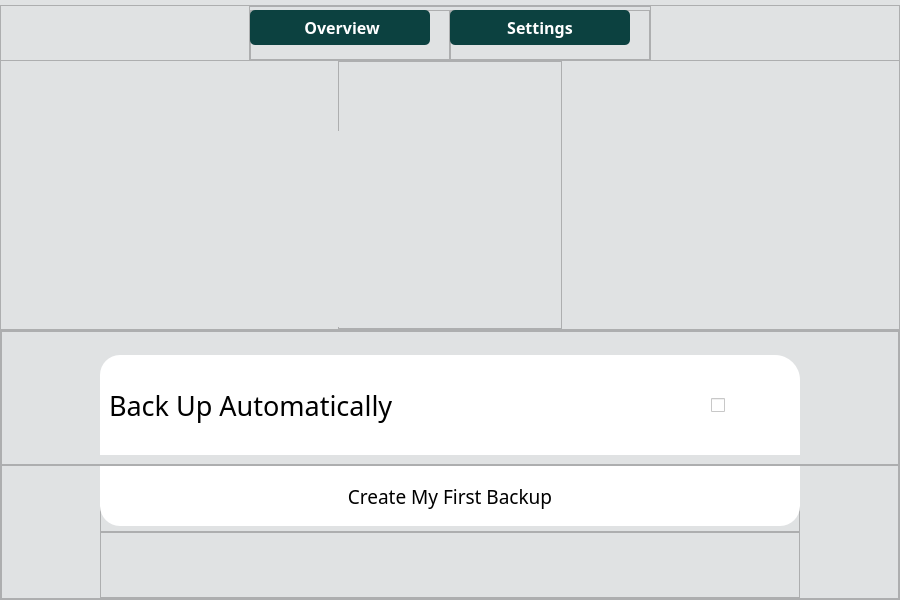
<?xml version="1.0" encoding="UTF-8"?>
<ui version="4.0">
 <class>MainWindow</class>
 <widget class="QMainWindow" name="MainWindow">
  <property name="geometry">
   <rect>
    <x>0</x>
    <y>0</y>
    <width>900</width>
    <height>600</height>
   </rect>
  </property>
  <property name="windowTitle">
   <string>MainWindow</string>
  </property>
  <property name="styleSheet">
   <string notr="true">*{
background-color:#E0E2E3
}</string>
  </property>
  <widget class="QWidget" name="centralwidget">
   <property name="styleSheet">
    <string notr="true"/>
   </property>
   <layout class="QVBoxLayout" name="verticalLayout">
    <property name="spacing">
     <number>0</number>
    </property>
    <property name="leftMargin">
     <number>0</number>
    </property>
    <property name="topMargin">
     <number>0</number>
    </property>
    <property name="rightMargin">
     <number>0</number>
    </property>
    <property name="bottomMargin">
     <number>0</number>
    </property>
    <item>
     <widget class="QFrame" name="header">
      <property name="minimumSize">
       <size>
        <width>0</width>
        <height>60</height>
       </size>
      </property>
      <property name="maximumSize">
       <size>
        <width>16777215</width>
        <height>50</height>
       </size>
      </property>
      <property name="frameShape">
       <enum>QFrame::StyledPanel</enum>
      </property>
      <property name="frameShadow">
       <enum>QFrame::Raised</enum>
      </property>
      <layout class="QHBoxLayout" name="horizontalLayout_2">
       <property name="spacing">
        <number>0</number>
       </property>
       <property name="leftMargin">
        <number>0</number>
       </property>
       <property name="topMargin">
        <number>0</number>
       </property>
       <property name="rightMargin">
        <number>0</number>
       </property>
       <property name="bottomMargin">
        <number>0</number>
       </property>
       <item alignment="Qt::AlignHCenter">
        <widget class="QFrame" name="frame">
         <property name="minimumSize">
          <size>
           <width>311</width>
           <height>0</height>
          </size>
         </property>
         <property name="maximumSize">
          <size>
           <width>16777215</width>
           <height>60</height>
          </size>
         </property>
         <property name="frameShape">
          <enum>QFrame::StyledPanel</enum>
         </property>
         <property name="frameShadow">
          <enum>QFrame::Raised</enum>
         </property>
         <layout class="QHBoxLayout" name="horizontalLayout">
          <property name="spacing">
           <number>0</number>
          </property>
          <property name="leftMargin">
           <number>0</number>
          </property>
          <property name="topMargin">
           <number>0</number>
          </property>
          <property name="rightMargin">
           <number>0</number>
          </property>
          <property name="bottomMargin">
           <number>0</number>
          </property>
          <item alignment="Qt::AlignHCenter|Qt::AlignVCenter">
           <widget class="QFrame" name="overview_frame">
            <property name="minimumSize">
             <size>
              <width>200</width>
              <height>50</height>
             </size>
            </property>
            <property name="font">
             <font>
              <pointsize>9</pointsize>
              <bold>false</bold>
             </font>
            </property>
            <property name="styleSheet">
             <string notr="true"/>
            </property>
            <property name="frameShape">
             <enum>QFrame::StyledPanel</enum>
            </property>
            <property name="frameShadow">
             <enum>QFrame::Raised</enum>
            </property>
            <widget class="QPushButton" name="overview_btn">
             <property name="geometry">
              <rect>
               <x>0</x>
               <y>0</y>
               <width>180</width>
               <height>35</height>
              </rect>
             </property>
             <property name="minimumSize">
              <size>
               <width>150</width>
               <height>0</height>
              </size>
             </property>
             <property name="font">
              <font>
               <family>Bahnschrift Light</family>
               <pointsize>12</pointsize>
               <bold>true</bold>
              </font>
             </property>
             <property name="cursor">
              <cursorShape>PointingHandCursor</cursorShape>
             </property>
             <property name="styleSheet">
              <string notr="true">#overview_btn{
border : none;
border-radius : 5px;
padding : 2.5px 10px;
color:white;
background-color : #0c4140;
}

#overview_btn:hover{
background-color : #105857;

}

</string>
             </property>
             <property name="text">
              <string> Overview</string>
             </property>
             <property name="icon">
              <iconset resource="icons.qrc">
               <normaloff>:/icons/icons/safe-square-svgrepo-com (1).svg</normaloff>:/icons/icons/safe-square-svgrepo-com (1).svg</iconset>
             </property>
             <property name="iconSize">
              <size>
               <width>30</width>
               <height>30</height>
              </size>
             </property>
            </widget>
           </widget>
          </item>
          <item>
           <widget class="QFrame" name="restore_frame">
            <property name="minimumSize">
             <size>
              <width>200</width>
              <height>50</height>
             </size>
            </property>
            <property name="maximumSize">
             <size>
              <width>16777215</width>
              <height>50</height>
             </size>
            </property>
            <property name="styleSheet">
             <string notr="true"/>
            </property>
            <property name="frameShape">
             <enum>QFrame::StyledPanel</enum>
            </property>
            <property name="frameShadow">
             <enum>QFrame::Raised</enum>
            </property>
            <widget class="QPushButton" name="restore_btn">
             <property name="geometry">
              <rect>
               <x>0</x>
               <y>0</y>
               <width>180</width>
               <height>35</height>
              </rect>
             </property>
             <property name="minimumSize">
              <size>
               <width>150</width>
               <height>0</height>
              </size>
             </property>
             <property name="font">
              <font>
               <family>Bahnschrift Light</family>
               <pointsize>12</pointsize>
               <bold>true</bold>
              </font>
             </property>
             <property name="cursor">
              <cursorShape>PointingHandCursor</cursorShape>
             </property>
             <property name="styleSheet">
              <string notr="true">#restore_btn{
border : none;
border-radius : 5px;
padding : 2.5px 10px;
color:white;
background-color : #0c4140;
}

#restore_btn:hover{
background-color : #105857;
}</string>
             </property>
             <property name="text">
              <string>Settings</string>
             </property>
             <property name="icon">
              <iconset resource="icons.qrc">
               <normaloff>:/icons/icons/settings-svgrepo-com (1).svg</normaloff>:/icons/icons/settings-svgrepo-com (1).svg</iconset>
             </property>
             <property name="iconSize">
              <size>
               <width>28</width>
               <height>28</height>
              </size>
             </property>
            </widget>
           </widget>
          </item>
         </layout>
        </widget>
       </item>
      </layout>
     </widget>
    </item>
    <item>
     <widget class="QFrame" name="image">
      <property name="frameShape">
       <enum>QFrame::StyledPanel</enum>
      </property>
      <property name="frameShadow">
       <enum>QFrame::Raised</enum>
      </property>
      <layout class="QVBoxLayout" name="verticalLayout_2">
       <property name="spacing">
        <number>0</number>
       </property>
       <property name="leftMargin">
        <number>0</number>
       </property>
       <property name="topMargin">
        <number>0</number>
       </property>
       <property name="rightMargin">
        <number>0</number>
       </property>
       <property name="bottomMargin">
        <number>0</number>
       </property>
       <item alignment="Qt::AlignHCenter">
        <widget class="QFrame" name="frame_4">
         <property name="minimumSize">
          <size>
           <width>224</width>
           <height>235</height>
          </size>
         </property>
         <property name="maximumSize">
          <size>
           <width>205</width>
           <height>281</height>
          </size>
         </property>
         <property name="frameShape">
          <enum>QFrame::StyledPanel</enum>
         </property>
         <property name="frameShadow">
          <enum>QFrame::Raised</enum>
         </property>
         <widget class="QLabel" name="label">
          <property name="geometry">
           <rect>
            <x>0</x>
            <y>70</y>
            <width>204</width>
            <height>196</height>
           </rect>
          </property>
          <property name="cursor">
           <cursorShape>ArrowCursor</cursorShape>
          </property>
          <property name="text">
           <string>&lt;html&gt;&lt;head/&gt;&lt;body&gt;&lt;p&gt;&lt;img src=&quot;:/icons/icons/backup_logo-removebg-preview (1).png&quot;/&gt;&lt;/p&gt;&lt;/body&gt;&lt;/html&gt;</string>
          </property>
         </widget>
        </widget>
       </item>
      </layout>
     </widget>
    </item>
    <item>
     <widget class="QFrame" name="info_and_btn">
      <property name="frameShape">
       <enum>QFrame::StyledPanel</enum>
      </property>
      <property name="frameShadow">
       <enum>QFrame::Raised</enum>
      </property>
      <layout class="QVBoxLayout" name="verticalLayout_3">
       <property name="spacing">
        <number>0</number>
       </property>
       <property name="leftMargin">
        <number>0</number>
       </property>
       <property name="topMargin">
        <number>0</number>
       </property>
       <property name="rightMargin">
        <number>0</number>
       </property>
       <property name="bottomMargin">
        <number>0</number>
       </property>
       <item>
        <widget class="QFrame" name="backup_automaticly">
         <property name="frameShape">
          <enum>QFrame::StyledPanel</enum>
         </property>
         <property name="frameShadow">
          <enum>QFrame::Raised</enum>
         </property>
         <layout class="QHBoxLayout" name="horizontalLayout_4">
          <item alignment="Qt::AlignHCenter|Qt::AlignBottom">
           <widget class="QFrame" name="frame_5">
            <property name="minimumSize">
             <size>
              <width>700</width>
              <height>100</height>
             </size>
            </property>
            <property name="maximumSize">
             <size>
              <width>700</width>
              <height>100</height>
             </size>
            </property>
            <property name="font">
             <font>
              <pointsize>9</pointsize>
             </font>
            </property>
            <property name="styleSheet">
             <string notr="true">*{
background-color: #ffffff;
border-top-left-radius: 20px;
border-top-right-radius: 25px;
}</string>
            </property>
            <property name="frameShape">
             <enum>QFrame::StyledPanel</enum>
            </property>
            <property name="frameShadow">
             <enum>QFrame::Plain</enum>
            </property>
            <property name="lineWidth">
             <number>1</number>
            </property>
            <property name="midLineWidth">
             <number>0</number>
            </property>
            <layout class="QHBoxLayout" name="horizontalLayout_3">
             <property name="sizeConstraint">
              <enum>QLayout::SetDefaultConstraint</enum>
             </property>
             <property name="leftMargin">
              <number>9</number>
             </property>
             <property name="topMargin">
              <number>9</number>
             </property>
             <property name="rightMargin">
              <number>9</number>
             </property>
             <property name="bottomMargin">
              <number>9</number>
             </property>
             <item alignment="Qt::AlignLeft">
              <widget class="QLabel" name="label_2">
               <property name="maximumSize">
                <size>
                 <width>400</width>
                 <height>16777215</height>
                </size>
               </property>
               <property name="font">
                <font>
                 <family>Bahnschrift Light</family>
                 <pointsize>20</pointsize>
                </font>
               </property>
               <property name="styleSheet">
                <string notr="true"/>
               </property>
               <property name="text">
                <string>Back Up Automatically</string>
               </property>
              </widget>
             </item>
             <item>
              <widget class="QCustomCheckBox" name="checkBox">
               <property name="minimumSize">
                <size>
                 <width>60</width>
                 <height>40</height>
                </size>
               </property>
               <property name="maximumSize">
                <size>
                 <width>90</width>
                 <height>40</height>
                </size>
               </property>
               <property name="sizeIncrement">
                <size>
                 <width>0</width>
                 <height>0</height>
                </size>
               </property>
               <property name="baseSize">
                <size>
                 <width>0</width>
                 <height>0</height>
                </size>
               </property>
               <property name="font">
                <font>
                 <pointsize>9</pointsize>
                 <fontweight>Thin</fontweight>
                </font>
               </property>
               <property name="cursor">
                <cursorShape>PointingHandCursor</cursorShape>
               </property>
               <property name="styleSheet">
                <string notr="true">#checkBox{
padding : 5px 10px;


}</string>
               </property>
               <property name="text">
                <string/>
               </property>
               <property name="iconSize">
                <size>
                 <width>15</width>
                 <height>15</height>
                </size>
               </property>
               <property name="tristate">
                <bool>false</bool>
               </property>
              </widget>
             </item>
            </layout>
           </widget>
          </item>
         </layout>
        </widget>
       </item>
       <item>
        <widget class="QFrame" name="create_backup">
         <property name="frameShape">
          <enum>QFrame::StyledPanel</enum>
         </property>
         <property name="frameShadow">
          <enum>QFrame::Raised</enum>
         </property>
         <layout class="QVBoxLayout" name="verticalLayout_4">
          <property name="spacing">
           <number>0</number>
          </property>
          <property name="leftMargin">
           <number>0</number>
          </property>
          <property name="topMargin">
           <number>0</number>
          </property>
          <property name="rightMargin">
           <number>0</number>
          </property>
          <property name="bottomMargin">
           <number>0</number>
          </property>
          <item alignment="Qt::AlignHCenter">
           <widget class="QFrame" name="frame_6">
            <property name="minimumSize">
             <size>
              <width>700</width>
              <height>0</height>
             </size>
            </property>
            <property name="maximumSize">
             <size>
              <width>700</width>
              <height>16777215</height>
             </size>
            </property>
            <property name="frameShape">
             <enum>QFrame::StyledPanel</enum>
            </property>
            <property name="frameShadow">
             <enum>QFrame::Raised</enum>
            </property>
            <widget class="QPushButton" name="backup_btn">
             <property name="geometry">
              <rect>
               <x>0</x>
               <y>0</y>
               <width>700</width>
               <height>60</height>
              </rect>
             </property>
             <property name="minimumSize">
              <size>
               <width>700</width>
               <height>60</height>
              </size>
             </property>
             <property name="maximumSize">
              <size>
               <width>300</width>
               <height>16777215</height>
              </size>
             </property>
             <property name="font">
              <font>
               <family>Bahnschrift Light</family>
               <pointsize>14</pointsize>
               <underline>false</underline>
               <strikeout>false</strikeout>
               <stylestrategy>PreferDefault</stylestrategy>
               <kerning>true</kerning>
              </font>
             </property>
             <property name="cursor">
              <cursorShape>PointingHandCursor</cursorShape>
             </property>
             <property name="layoutDirection">
              <enum>Qt::LeftToRight</enum>
             </property>
             <property name="styleSheet">
              <string notr="true">#backup_btn{
border-bottom-left-radius: 20px;
border-bottom-right-radius: 20px;
background-color:#ffffff;
}

#backup_btn:hover{
background-color:#9EB1B1;
}</string>
             </property>
             <property name="text">
              <string>Create My First Backup</string>
             </property>
             <property name="icon">
              <iconset resource="icons.qrc">
               <normaloff>:/icons/icons/right_arrow_key.svg</normaloff>:/icons/icons/right_arrow_key.svg</iconset>
             </property>
             <property name="iconSize">
              <size>
               <width>30</width>
               <height>50</height>
              </size>
             </property>
             <property name="checkable">
              <bool>false</bool>
             </property>
            </widget>
           </widget>
          </item>
          <item alignment="Qt::AlignHCenter">
           <widget class="QFrame" name="frame_7">
            <property name="minimumSize">
             <size>
              <width>700</width>
              <height>0</height>
             </size>
            </property>
            <property name="maximumSize">
             <size>
              <width>700</width>
              <height>16777215</height>
             </size>
            </property>
            <property name="frameShape">
             <enum>QFrame::StyledPanel</enum>
            </property>
            <property name="frameShadow">
             <enum>QFrame::Raised</enum>
            </property>
           </widget>
          </item>
         </layout>
        </widget>
       </item>
      </layout>
     </widget>
    </item>
   </layout>
  </widget>
 </widget>
 <customwidgets>
  <customwidget>
   <class>QCustomCheckBox</class>
   <extends>QCheckBox</extends>
   <header location="global">Custom_Widgets.QCustomCheckBox.h</header>
  </customwidget>
 </customwidgets>
 <resources>
  <include location="icons.qrc"/>
 </resources>
 <connections/>
</ui>
